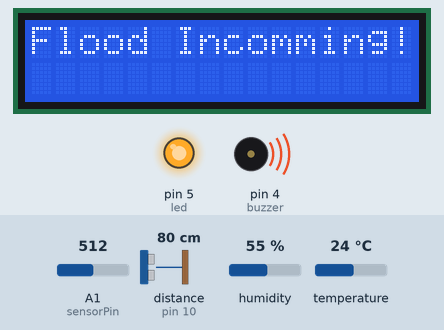
Recording of a sketch running on a simulated Arduino Uno, built with avr-gcc and run on an emulated ATmega328P. On the bench: 16×2 character LCD, output pins drawn as LEDs (lit = HIGH), buzzer (waves = sounding, pin HIGH). Inputs (shaded band) come from the test bench; at power-on: A1 (sensorPin) = 512, distance to the obstacle (sensor on pin 10) 80 cm, humidity 55 %, temperature 24 °C. The echo pulse lasts 58.3 µs per cm; the modem accepts every AT command (registered, SIM ready, sends succeed) and sends nothing else; pins used as bus, display or sensor lines are not drawn; what the sketch prints to the serial monitor is not drawn.

Above: at 7.7 s.
At 98.2 s:
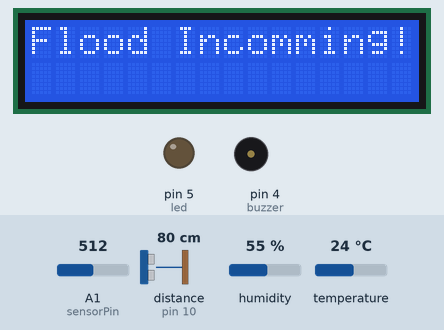
Timing chart, 0 to 105.2 s (numbered marks = the images above):
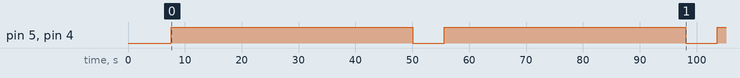

Measured:
- by itself, pin 5 (led), pin 4 (buzzer): alternates HIGH for 42.5 s and LOW for 5.6 s

The sketch:

disaster.ino
```cpp
#include <Wire.h>
#include <LiquidCrystal_I2C.h>


#include <SoftwareSerial.h>
#include <String.h>


#include <dht.h>

#define dht_apin A0 // Analog Pin sensor is connected to
SoftwareSerial mySerial(7, 6);
int trigPin1=9;
int echoPin1=10;


const byte LCDcolumns = 16;
const byte LCDrows = 2;

// 0x27 is the default address. Is your address 0x3F - if so, change  to 0x3F
LiquidCrystal_I2C lcd(0x27, LCDcolumns, LCDrows);


dht DHT;

int sensorPin = A1; // select the input pin for the LDR
int sensorValue = 0; // variable to store the value coming from the sensor

int led = 5; // Output pin for LED

int buzzer = 4; // Output pin for Buzzer


String api_key = "KN4WH0QQK48KBCEL"; //Thinkspeak data write API KEY

String field1 ="1";
String field2 ="2";
String field3 ="3";
String field4 ="4";


void setup() {
   Serial.begin (9600);
    lcd.init();
  lcd.backlight();
  lcd.home();
  pinMode(trigPin1, OUTPUT);
  pinMode(echoPin1, INPUT);

  mySerial.begin(9600);               // the GPRS baud rate

  delay(1000);
  pinMode(led, OUTPUT);

pinMode(buzzer,OUTPUT);


   Serial.println("DHT11 Humidity & temperature Sensor\n\n");
  delay(1000);//Wait before accessing Sensor


}

void loop() {


Serial.println("Welcome to TechPonder Flame Sensor Tutorial");

sensorValue = analogRead(sensorPin);

Serial.println(sensorValue);

if (sensorValue < 100)

{

Serial.println("Fire Detected");
delay(5000);
lcd.clear();
lcd.print("Fire Attacks!");

Serial.println("LED on");

digitalWrite(led,HIGH);

digitalWrite(buzzer,HIGH);

delay(1000);

}

digitalWrite(led,LOW);

digitalWrite(buzzer,LOW);

delay(sensorValue);


    DHT.read11(dht_apin);

    Serial.print("Current humidity = ");
    Serial.print(DHT.humidity);
    Serial.print("%  ");
    Serial.print("temperature = ");
    Serial.print(DHT.temperature);
    Serial.println("C  ");

    delay(5000);


  long duration1, distance1;
  digitalWrite(trigPin1, LOW);  // Added this line
  delayMicroseconds(2); // Added this line
  digitalWrite(trigPin1, HIGH);
  delayMicroseconds(10); // Added this line
  digitalWrite(trigPin1, LOW);
  duration1 = pulseIn(echoPin1, HIGH);
  distance1 = (duration1/2) / 29.1;

   if (distance1 >=0 || distance1 <= 10){
    Serial.println("Flood Incomming!");
    lcd.clear();
lcd.print("Flood Incomming!");
digitalWrite(led,HIGH);

digitalWrite(buzzer,HIGH);

delay(1000);
  }
  else {
    digitalWrite(led,LOW);

digitalWrite(buzzer,LOW);
    Serial.print ( "Sensor1  ");
    Serial.print ( distance1);
    Serial.println("cm");

  }
  delay(2000);


    int uls1 = distance1;
    String us1 = String(uls1);

     int fire1 = sensorValue;
    String fire = String(fire1);

     int hum1 = DHT.humidity;
    String hum = String(hum1);

     int temp1 = DHT.temperature;
    String temp = String(temp1);


    Serial.println();
   Send2Pachube(us1,fire,hum,temp);
    delay(2000);

}


void Send2Pachube(String us1,String fire,String hum,String temp)       //send data with gsm
{
  mySerial.println("AT"); //check gsm
  delay(1000);

  mySerial.println("AT+CPIN?"); //Check if sim locked with pin
  delay(1000);

  mySerial.println("AT+CREG?"); //Check if gets registered to sim network
  delay(1000);

  mySerial.println("AT+CGATT?"); //Check if gets attached to registered network
  delay(1000);

  mySerial.println("AT+CIPSHUT"); //Close any previous active PDP (Packet data protocol) context
  delay(1000);

  mySerial.println("AT+CIPSTATUS"); //Check current connection status (bearer, TCP/UDP, IP, Port etc.)
  delay(2000);

  mySerial.println("AT+CIPMUX=0"); //Deactive any multi IP connections
  delay(2000);

  ShowSerialData();

  mySerial.println("AT+CSTT=\"INTERNET\"");//start task and setting the APN,
  delay(1000);

  ShowSerialData();

  mySerial.println("AT+CIICR");//bring up wireless connection
  delay(3000);

  ShowSerialData();

  mySerial.println("AT+CIFSR");//get local IP adress
  delay(2000);

  ShowSerialData();

  mySerial.println("AT+CIPSPRT=0"); //Set prompt if module is avail to send data
  delay(3000);

  ShowSerialData();

  mySerial.println("AT+CIPSTART=\"TCP\",\"api.thingspeak.com\",\"80\"");//start up the connection
  delay(6000);

  ShowSerialData();

  mySerial.println("AT+CIPSEND");//begin send data to remote server
  delay(4000);
  ShowSerialData();

  String str="GET https://api.thingspeak.com/update?api_key=KN4WH0QQK48KBCEL&field1="+ us1+"&field2=" + fire + "&field3=" + hum+"&field4=" + temp ;

  mySerial.println(str);//begin send data to remote server
  delay(4000);
  ShowSerialData();

  mySerial.println((char)26);//sending
  delay(5000);//waiting for reply, important! the time is base on the condition of internet
  mySerial.println();

  ShowSerialData();

  mySerial.println("AT+CIPSHUT");//close the connection
  delay(100);
  ShowSerialData();
}

void ShowSerialData() //Show serial data
{
  while(mySerial.available()!=0)
    Serial.write(mySerial.read());
    Serial.println();
}
```
